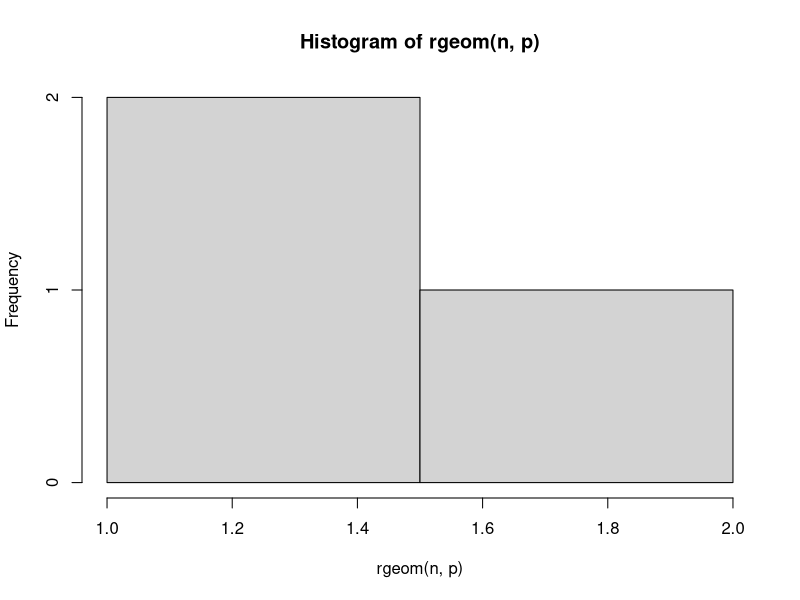
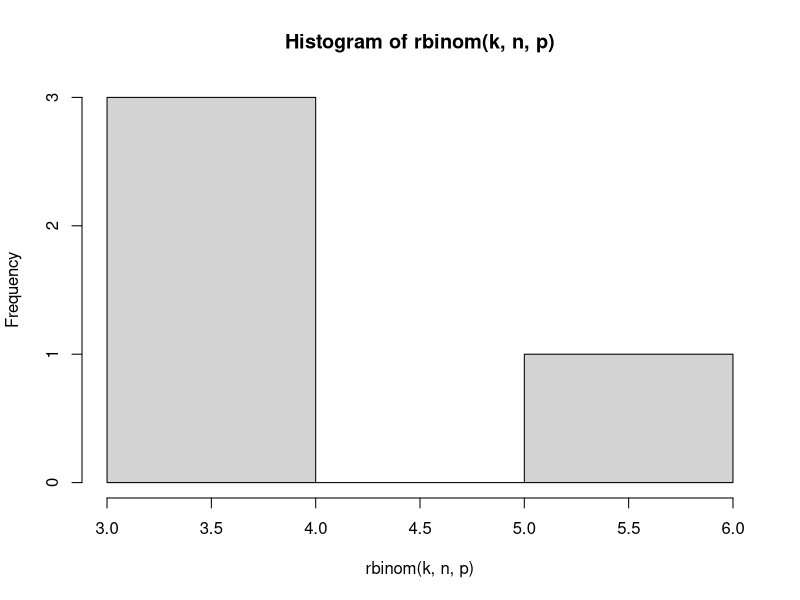
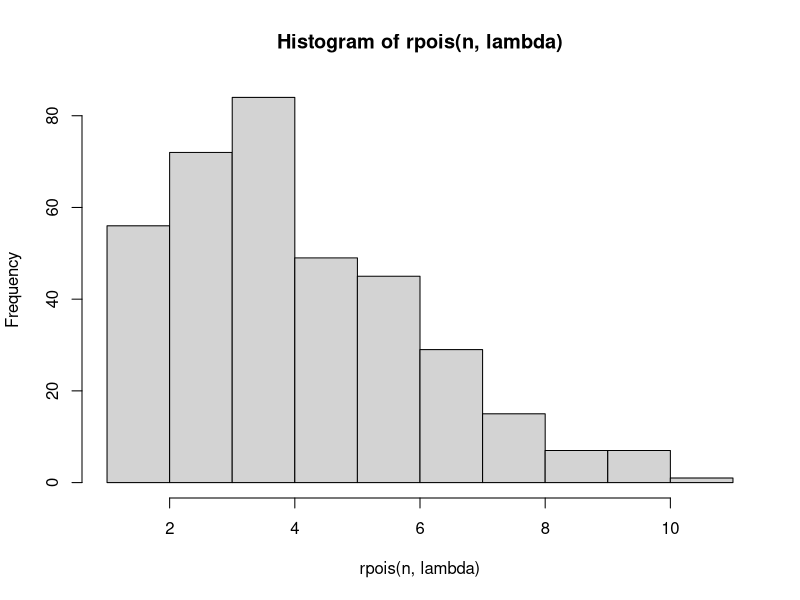
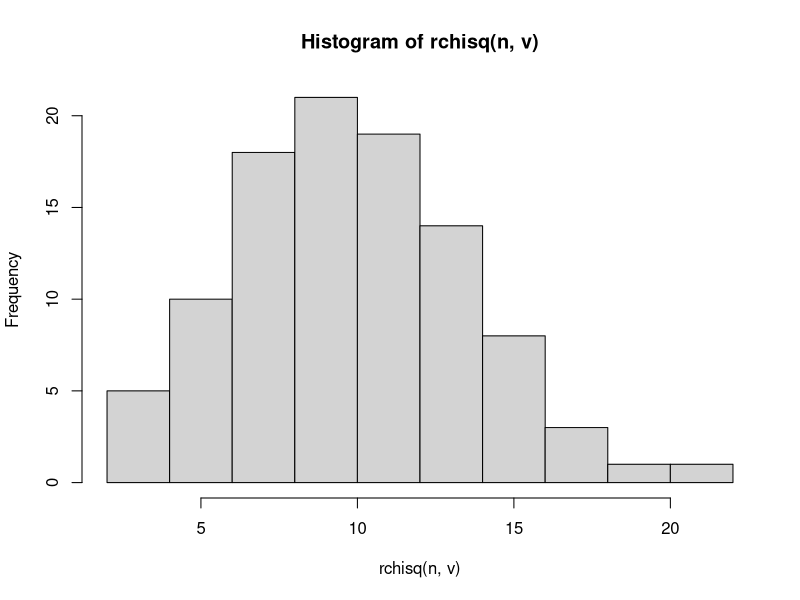
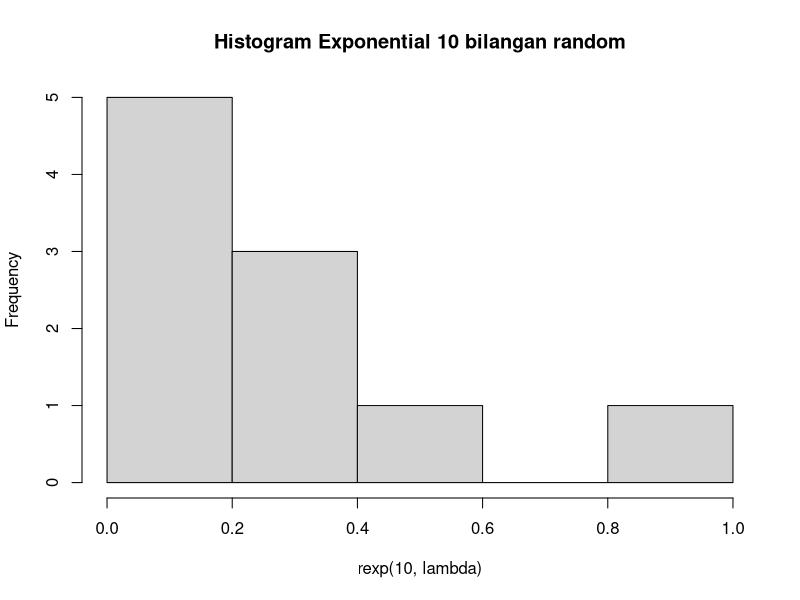
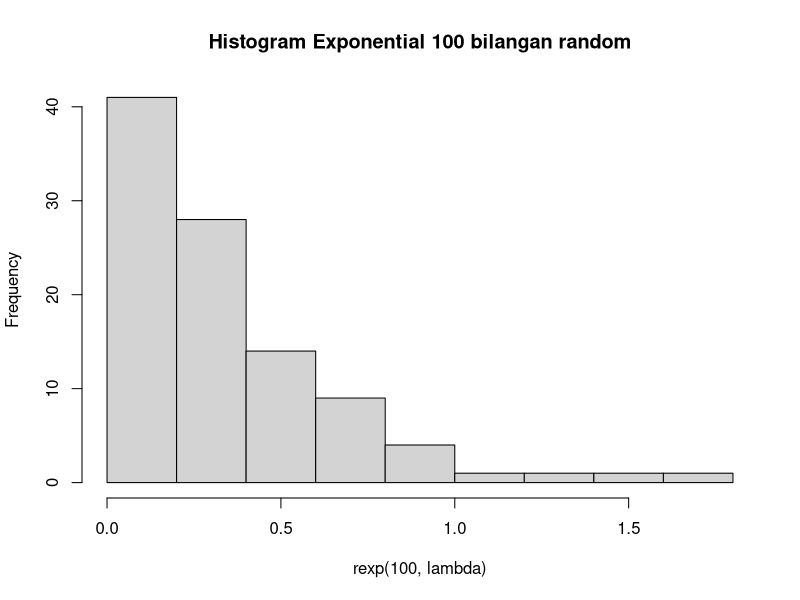
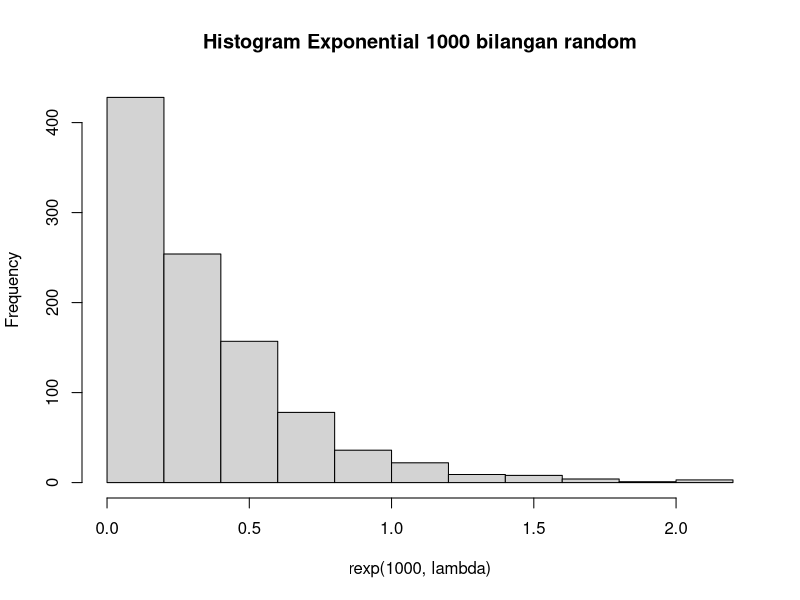
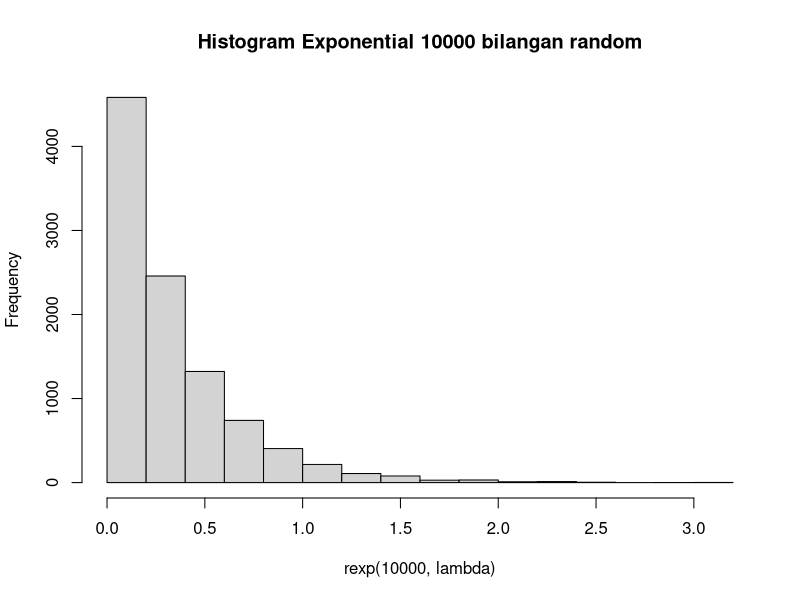

Source code (R) for these figures, in order:
#SOAL NO 1

p <- 0.2     #peluang sukses
n <- 3       #banyaknya percobaan gagal

#1a
dgeom(n, p)

#1b
n <- 10000
set.seed(0)
mean(rgeom(n, p) == 3)

#1c
#Perbandingan hasil poin a dan b (Readme.md)

#1d
n <- 3
set.seed(0)
hist(rgeom(n, p))

#1e
mean <- 1 / p
variance <- (1 - p)/(p^2)
mean        #rataan
variance    #varian

#SOAL NO 2

p <- 0.2
k <- 4
n <- 20

#2a
dbinom(k, n, p)

#2b
set.seed(0)
hist(rbinom(k, n, p))

#2c
mean <- n * p
variance <- n * p * (1 - p)
mean        #rataan
variance    #varian

#SOAL NO 3

lambda <- 4.5
k <- 6

#3a
dpois(k, lambda)

#3b
n <- 365
set.seed(0)
hist(rpois(n, lambda))

#3c
#Perbandingan hasil poin a dan b (Readme.md)

#3d
variance <- mean <- lambda
mean        #rataan
variance    #varian

#SOAL NO 4

x <- 2
v <- 10

#4a
dchisq(x, v)

#4b
n <- 100
set.seed(0)
hist(rchisq(n, v))

#4c
mean <- v
variance <- 2 * v
mean        #rataan
variance    #varian

#SOAL NO 5

lambda <- 3

#5a
dexp(2, lambda)

#5b
set.seed(1)
hist(rexp(10, lambda), main = "Histogram Exponential 10 bilangan random")
hist(rexp(100, lambda), main = "Histogram Exponential 100 bilangan random")
hist(rexp(1000, lambda), main = "Histogram Exponential 1000 bilangan random")
hist(rexp(10000, lambda), main = "Histogram Exponential 10000 bilangan random")

#5c
mean <- 1/lambda
variance <- 1/(lambda^2)
mean        #rataan
variance    #varian

#SOAL NO 6

n <- 100
mean <- 50
sd <- 8

#6a
set.seed(0)
data <- rnorm(n, mean, sd)

sorted_data <- sort(data)

x1 <- x2 <- mean(data)

for(index in 1:100){
    if(sorted_data[index]<=mean(data) && mean(data)<=sorted_data[index+1]){
       x1 <- sorted_data[index]
       x2 <- sorted_data[index+1]
       break
    }
}

sorted_data
summary(data)

x1
mean(data)
x2

prob <- pnorm(x2, mean(data), sd(data)) - pnorm(x1, mean(data), sd(data))
prob    #P(X1 <= x <= X2)

z_scores <- (data - mean(data))/sd(data)
z_scores    #Z-Score

plot(data, main = "Random Data berdistribusi normal")

#6b
breaks <- 50
hist(data, breaks, main = "5025211126_Aurelio Killian Lexi Verrill_Probstat_A_DNhistogram")

#6c
var(data)   #variansi distribusi normal


